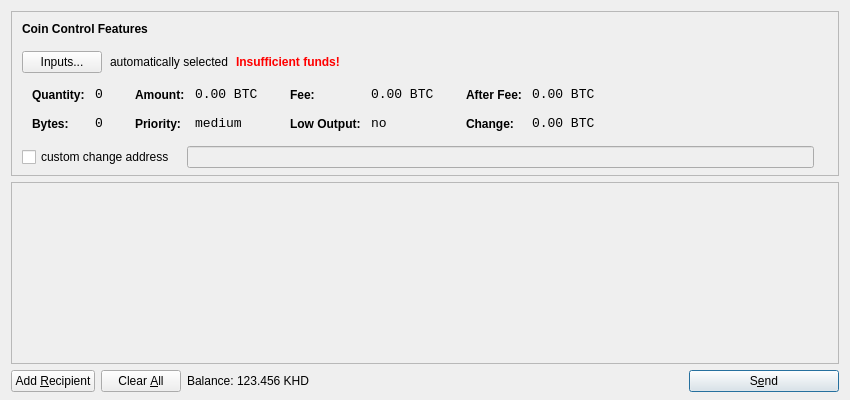
<?xml version="1.0" encoding="UTF-8"?>
<ui version="4.0">
 <class>SendCoinsDialog</class>
 <widget class="QDialog" name="SendCoinsDialog">
  <property name="geometry">
   <rect>
    <x>0</x>
    <y>0</y>
    <width>850</width>
    <height>400</height>
   </rect>
  </property>
  <property name="windowTitle">
   <string>Send Coins</string>
  </property>
  <layout class="QVBoxLayout" name="verticalLayout" stretch="0,1,0">
   <property name="bottomMargin">
    <number>8</number>
   </property>
   <item>
    <widget class="QFrame" name="frameCoinControl">
     <property name="sizePolicy">
      <sizepolicy hsizetype="Expanding" vsizetype="Expanding">
       <horstretch>0</horstretch>
       <verstretch>0</verstretch>
      </sizepolicy>
     </property>
     <property name="maximumSize">
      <size>
       <width>16777215</width>
       <height>16777215</height>
      </size>
     </property>
     <property name="frameShape">
      <enum>QFrame::StyledPanel</enum>
     </property>
     <property name="frameShadow">
      <enum>QFrame::Sunken</enum>
     </property>
     <layout class="QVBoxLayout" name="verticalLayoutCoinControl2">
      <property name="spacing">
       <number>-1</number>
      </property>
      <property name="leftMargin">
       <number>0</number>
      </property>
      <property name="topMargin">
       <number>0</number>
      </property>
      <property name="rightMargin">
       <number>0</number>
      </property>
      <property name="bottomMargin">
       <number>6</number>
      </property>
      <item>
       <layout class="QVBoxLayout" name="verticalLayoutCoinControl" stretch="0,0,0,0,1">
        <property name="spacing">
         <number>0</number>
        </property>
        <property name="leftMargin">
         <number>10</number>
        </property>
        <property name="topMargin">
         <number>10</number>
        </property>
        <item>
         <layout class="QHBoxLayout" name="horizontalLayoutCoinControl1">
          <property name="bottomMargin">
           <number>15</number>
          </property>
          <item>
           <widget class="QLabel" name="labelCoinControlFeatures">
            <property name="sizePolicy">
             <sizepolicy hsizetype="Preferred" vsizetype="Maximum">
              <horstretch>0</horstretch>
              <verstretch>0</verstretch>
             </sizepolicy>
            </property>
            <property name="font">
             <font>
              <weight>75</weight>
              <bold>true</bold>
             </font>
            </property>
            <property name="styleSheet">
             <string notr="true">font-weight:bold;</string>
            </property>
            <property name="text">
             <string>Coin Control Features</string>
            </property>
           </widget>
          </item>
         </layout>
        </item>
        <item>
         <layout class="QHBoxLayout" name="horizontalLayoutCoinControl2" stretch="0,0,0,0">
          <property name="spacing">
           <number>8</number>
          </property>
          <property name="bottomMargin">
           <number>10</number>
          </property>
          <item>
           <widget class="QPushButton" name="pushButtonCoinControl">
            <property name="styleSheet">
             <string notr="true"/>
            </property>
            <property name="text">
             <string>Inputs...</string>
            </property>
           </widget>
          </item>
          <item>
           <widget class="QLabel" name="labelCoinControlAutomaticallySelected">
            <property name="text">
             <string>automatically selected</string>
            </property>
            <property name="margin">
             <number>5</number>
            </property>
           </widget>
          </item>
          <item>
           <widget class="QLabel" name="labelCoinControlInsuffFunds">
            <property name="font">
             <font>
              <weight>75</weight>
              <bold>true</bold>
             </font>
            </property>
            <property name="styleSheet">
             <string notr="true">color:red;font-weight:bold;</string>
            </property>
            <property name="text">
             <string>Insufficient funds!</string>
            </property>
            <property name="margin">
             <number>5</number>
            </property>
           </widget>
          </item>
          <item>
           <spacer name="horizontalSpacerCoinControl">
            <property name="orientation">
             <enum>Qt::Horizontal</enum>
            </property>
            <property name="sizeHint" stdset="0">
             <size>
              <width>40</width>
              <height>1</height>
             </size>
            </property>
           </spacer>
          </item>
         </layout>
        </item>
        <item>
         <widget class="QWidget" name="widgetCoinControl" native="true">
          <property name="sizePolicy">
           <sizepolicy hsizetype="Preferred" vsizetype="Preferred">
            <horstretch>0</horstretch>
            <verstretch>0</verstretch>
           </sizepolicy>
          </property>
          <property name="minimumSize">
           <size>
            <width>0</width>
            <height>0</height>
           </size>
          </property>
          <property name="styleSheet">
           <string notr="true"/>
          </property>
          <layout class="QHBoxLayout" name="horizontalLayoutCoinControl5">
           <property name="margin">
            <number>0</number>
           </property>
           <item>
            <layout class="QHBoxLayout" name="horizontalLayoutCoinControl3" stretch="0,0,0,1">
             <property name="spacing">
              <number>20</number>
             </property>
             <property name="topMargin">
              <number>0</number>
             </property>
             <property name="bottomMargin">
              <number>10</number>
             </property>
             <item>
              <layout class="QFormLayout" name="formLayoutCoinControl1">
               <property name="horizontalSpacing">
                <number>10</number>
               </property>
               <property name="verticalSpacing">
                <number>14</number>
               </property>
               <property name="leftMargin">
                <number>10</number>
               </property>
               <property name="topMargin">
                <number>4</number>
               </property>
               <property name="rightMargin">
                <number>6</number>
               </property>
               <item row="0" column="0">
                <widget class="QLabel" name="labelCoinControlQuantityText">
                 <property name="styleSheet">
                  <string notr="true">font-weight:bold;</string>
                 </property>
                 <property name="text">
                  <string>Quantity:</string>
                 </property>
                 <property name="margin">
                  <number>0</number>
                 </property>
                </widget>
               </item>
               <item row="0" column="1">
                <widget class="QLabel" name="labelCoinControlQuantity">
                 <property name="font">
                  <font>
                   <family>Monospace</family>
                   <pointsize>10</pointsize>
                  </font>
                 </property>
                 <property name="cursor">
                  <cursorShape>IBeamCursor</cursorShape>
                 </property>
                 <property name="contextMenuPolicy">
                  <enum>Qt::ActionsContextMenu</enum>
                 </property>
                 <property name="text">
                  <string notr="true">0</string>
                 </property>
                 <property name="margin">
                  <number>0</number>
                 </property>
                 <property name="textInteractionFlags">
                  <set>Qt::LinksAccessibleByMouse|Qt::TextSelectableByKeyboard|Qt::TextSelectableByMouse</set>
                 </property>
                </widget>
               </item>
               <item row="1" column="0">
                <widget class="QLabel" name="labelCoinControlBytesText">
                 <property name="styleSheet">
                  <string notr="true">font-weight:bold;</string>
                 </property>
                 <property name="text">
                  <string>Bytes:</string>
                 </property>
                </widget>
               </item>
               <item row="1" column="1">
                <widget class="QLabel" name="labelCoinControlBytes">
                 <property name="font">
                  <font>
                   <family>Monospace</family>
                   <pointsize>10</pointsize>
                  </font>
                 </property>
                 <property name="cursor">
                  <cursorShape>IBeamCursor</cursorShape>
                 </property>
                 <property name="contextMenuPolicy">
                  <enum>Qt::ActionsContextMenu</enum>
                 </property>
                 <property name="text">
                  <string notr="true">0</string>
                 </property>
                 <property name="textInteractionFlags">
                  <set>Qt::LinksAccessibleByMouse|Qt::TextSelectableByKeyboard|Qt::TextSelectableByMouse</set>
                 </property>
                </widget>
               </item>
              </layout>
             </item>
             <item>
              <layout class="QFormLayout" name="formLayoutCoinControl2">
               <property name="horizontalSpacing">
                <number>10</number>
               </property>
               <property name="verticalSpacing">
                <number>14</number>
               </property>
               <property name="leftMargin">
                <number>6</number>
               </property>
               <property name="topMargin">
                <number>4</number>
               </property>
               <property name="rightMargin">
                <number>6</number>
               </property>
               <item row="0" column="0">
                <widget class="QLabel" name="labelCoinControlAmountText">
                 <property name="styleSheet">
                  <string notr="true">font-weight:bold;</string>
                 </property>
                 <property name="text">
                  <string>Amount:</string>
                 </property>
                 <property name="margin">
                  <number>0</number>
                 </property>
                </widget>
               </item>
               <item row="0" column="1">
                <widget class="QLabel" name="labelCoinControlAmount">
                 <property name="font">
                  <font>
                   <family>Monospace</family>
                   <pointsize>10</pointsize>
                  </font>
                 </property>
                 <property name="cursor">
                  <cursorShape>IBeamCursor</cursorShape>
                 </property>
                 <property name="contextMenuPolicy">
                  <enum>Qt::ActionsContextMenu</enum>
                 </property>
                 <property name="text">
                  <string notr="true">0.00 BTC</string>
                 </property>
                 <property name="textInteractionFlags">
                  <set>Qt::LinksAccessibleByMouse|Qt::TextSelectableByKeyboard|Qt::TextSelectableByMouse</set>
                 </property>
                </widget>
               </item>
               <item row="1" column="0">
                <widget class="QLabel" name="labelCoinControlPriorityText">
                 <property name="styleSheet">
                  <string notr="true">font-weight:bold;</string>
                 </property>
                 <property name="text">
                  <string>Priority:</string>
                 </property>
                </widget>
               </item>
               <item row="1" column="1">
                <widget class="QLabel" name="labelCoinControlPriority">
                 <property name="font">
                  <font>
                   <family>Monospace</family>
                   <pointsize>10</pointsize>
                  </font>
                 </property>
                 <property name="cursor">
                  <cursorShape>IBeamCursor</cursorShape>
                 </property>
                 <property name="contextMenuPolicy">
                  <enum>Qt::ActionsContextMenu</enum>
                 </property>
                 <property name="text">
                  <string>medium</string>
                 </property>
                 <property name="textInteractionFlags">
                  <set>Qt::LinksAccessibleByMouse|Qt::TextSelectableByKeyboard|Qt::TextSelectableByMouse</set>
                 </property>
                </widget>
               </item>
              </layout>
             </item>
             <item>
              <layout class="QFormLayout" name="formLayoutCoinControl3">
               <property name="horizontalSpacing">
                <number>10</number>
               </property>
               <property name="verticalSpacing">
                <number>14</number>
               </property>
               <property name="leftMargin">
                <number>6</number>
               </property>
               <property name="topMargin">
                <number>4</number>
               </property>
               <property name="rightMargin">
                <number>6</number>
               </property>
               <item row="0" column="0">
                <widget class="QLabel" name="labelCoinControlFeeText">
                 <property name="styleSheet">
                  <string notr="true">font-weight:bold;</string>
                 </property>
                 <property name="text">
                  <string>Fee:</string>
                 </property>
                 <property name="margin">
                  <number>0</number>
                 </property>
                </widget>
               </item>
               <item row="0" column="1">
                <widget class="QLabel" name="labelCoinControlFee">
                 <property name="font">
                  <font>
                   <family>Monospace</family>
                   <pointsize>10</pointsize>
                  </font>
                 </property>
                 <property name="cursor">
                  <cursorShape>IBeamCursor</cursorShape>
                 </property>
                 <property name="contextMenuPolicy">
                  <enum>Qt::ActionsContextMenu</enum>
                 </property>
                 <property name="text">
                  <string notr="true">0.00 BTC</string>
                 </property>
                 <property name="textInteractionFlags">
                  <set>Qt::LinksAccessibleByMouse|Qt::TextSelectableByKeyboard|Qt::TextSelectableByMouse</set>
                 </property>
                </widget>
               </item>
               <item row="1" column="0">
                <widget class="QLabel" name="labelCoinControlLowOutputText">
                 <property name="styleSheet">
                  <string notr="true">font-weight:bold;</string>
                 </property>
                 <property name="text">
                  <string>Low Output:</string>
                 </property>
                </widget>
               </item>
               <item row="1" column="1">
                <widget class="QLabel" name="labelCoinControlLowOutput">
                 <property name="font">
                  <font>
                   <family>Monospace</family>
                   <pointsize>10</pointsize>
                  </font>
                 </property>
                 <property name="cursor">
                  <cursorShape>IBeamCursor</cursorShape>
                 </property>
                 <property name="contextMenuPolicy">
                  <enum>Qt::ActionsContextMenu</enum>
                 </property>
                 <property name="text">
                  <string>no</string>
                 </property>
                 <property name="textInteractionFlags">
                  <set>Qt::LinksAccessibleByMouse|Qt::TextSelectableByKeyboard|Qt::TextSelectableByMouse</set>
                 </property>
                </widget>
               </item>
              </layout>
             </item>
             <item>
              <layout class="QFormLayout" name="formLayoutCoinControl4">
               <property name="horizontalSpacing">
                <number>10</number>
               </property>
               <property name="verticalSpacing">
                <number>14</number>
               </property>
               <property name="leftMargin">
                <number>6</number>
               </property>
               <property name="topMargin">
                <number>4</number>
               </property>
               <property name="rightMargin">
                <number>6</number>
               </property>
               <item row="0" column="0">
                <widget class="QLabel" name="labelCoinControlAfterFeeText">
                 <property name="styleSheet">
                  <string notr="true">font-weight:bold;</string>
                 </property>
                 <property name="text">
                  <string>After Fee:</string>
                 </property>
                 <property name="margin">
                  <number>0</number>
                 </property>
                </widget>
               </item>
               <item row="0" column="1">
                <widget class="QLabel" name="labelCoinControlAfterFee">
                 <property name="font">
                  <font>
                   <family>Monospace</family>
                   <pointsize>10</pointsize>
                  </font>
                 </property>
                 <property name="cursor">
                  <cursorShape>IBeamCursor</cursorShape>
                 </property>
                 <property name="contextMenuPolicy">
                  <enum>Qt::ActionsContextMenu</enum>
                 </property>
                 <property name="text">
                  <string notr="true">0.00 BTC</string>
                 </property>
                 <property name="textInteractionFlags">
                  <set>Qt::LinksAccessibleByMouse|Qt::TextSelectableByKeyboard|Qt::TextSelectableByMouse</set>
                 </property>
                </widget>
               </item>
               <item row="1" column="0">
                <widget class="QLabel" name="labelCoinControlChangeText">
                 <property name="styleSheet">
                  <string notr="true">font-weight:bold;</string>
                 </property>
                 <property name="text">
                  <string>Change:</string>
                 </property>
                </widget>
               </item>
               <item row="1" column="1">
                <widget class="QLabel" name="labelCoinControlChange">
                 <property name="font">
                  <font>
                   <family>Monospace</family>
                   <pointsize>10</pointsize>
                  </font>
                 </property>
                 <property name="cursor">
                  <cursorShape>IBeamCursor</cursorShape>
                 </property>
                 <property name="contextMenuPolicy">
                  <enum>Qt::ActionsContextMenu</enum>
                 </property>
                 <property name="text">
                  <string notr="true">0.00 BTC</string>
                 </property>
                 <property name="textInteractionFlags">
                  <set>Qt::LinksAccessibleByMouse|Qt::TextSelectableByKeyboard|Qt::TextSelectableByMouse</set>
                 </property>
                </widget>
               </item>
              </layout>
             </item>
            </layout>
           </item>
          </layout>
         </widget>
        </item>
        <item>
         <layout class="QHBoxLayout" name="horizontalLayoutCoinControl4" stretch="0,0,0">
          <property name="spacing">
           <number>12</number>
          </property>
          <property name="sizeConstraint">
           <enum>QLayout::SetDefaultConstraint</enum>
          </property>
          <property name="topMargin">
           <number>5</number>
          </property>
          <property name="rightMargin">
           <number>5</number>
          </property>
          <item>
           <widget class="QCheckBox" name="checkBoxCoinControlChange">
            <property name="text">
             <string>custom change address</string>
            </property>
           </widget>
          </item>
          <item>
           <widget class="QLineEdit" name="lineEditCoinControlChange">
            <property name="enabled">
             <bool>false</bool>
            </property>
            <property name="sizePolicy">
             <sizepolicy hsizetype="Expanding" vsizetype="Fixed">
              <horstretch>0</horstretch>
              <verstretch>0</verstretch>
             </sizepolicy>
            </property>
           </widget>
          </item>
          <item>
           <widget class="QLabel" name="labelCoinControlChangeLabel">
            <property name="sizePolicy">
             <sizepolicy hsizetype="Preferred" vsizetype="Expanding">
              <horstretch>0</horstretch>
              <verstretch>0</verstretch>
             </sizepolicy>
            </property>
            <property name="minimumSize">
             <size>
              <width>0</width>
              <height>0</height>
             </size>
            </property>
            <property name="text">
             <string/>
            </property>
            <property name="margin">
             <number>3</number>
            </property>
           </widget>
          </item>
         </layout>
        </item>
        <item>
         <spacer name="verticalSpacerCoinControl">
          <property name="orientation">
           <enum>Qt::Vertical</enum>
          </property>
          <property name="sizeHint" stdset="0">
           <size>
            <width>800</width>
            <height>1</height>
           </size>
          </property>
         </spacer>
        </item>
       </layout>
      </item>
     </layout>
    </widget>
   </item>
   <item>
    <widget class="QScrollArea" name="scrollArea">
     <property name="widgetResizable">
      <bool>true</bool>
     </property>
     <widget class="QWidget" name="scrollAreaWidgetContents">
      <property name="geometry">
       <rect>
        <x>0</x>
        <y>0</y>
        <width>830</width>
        <height>165</height>
       </rect>
      </property>
      <layout class="QVBoxLayout" name="verticalLayout_2">
       <property name="margin">
        <number>0</number>
       </property>
       <item>
        <layout class="QVBoxLayout" name="entries">
         <property name="spacing">
          <number>6</number>
         </property>
        </layout>
       </item>
       <item>
        <spacer name="verticalSpacer">
         <property name="orientation">
          <enum>Qt::Vertical</enum>
         </property>
         <property name="sizeHint" stdset="0">
          <size>
           <width>20</width>
           <height>40</height>
          </size>
         </property>
        </spacer>
       </item>
      </layout>
     </widget>
    </widget>
   </item>
   <item>
    <layout class="QHBoxLayout" name="horizontalLayout">
     <item>
      <widget class="QPushButton" name="addButton">
       <property name="toolTip">
        <string>Send to multiple recipients at once</string>
       </property>
       <property name="text">
        <string>Add &amp;Recipient</string>
       </property>
       <property name="icon">
        <iconset resource="../bitcoin.qrc">
         <normaloff>:/icons/add</normaloff>:/icons/add</iconset>
       </property>
       <property name="autoDefault">
        <bool>false</bool>
       </property>
      </widget>
     </item>
     <item>
      <widget class="QPushButton" name="clearButton">
       <property name="sizePolicy">
        <sizepolicy hsizetype="Minimum" vsizetype="Fixed">
         <horstretch>0</horstretch>
         <verstretch>0</verstretch>
        </sizepolicy>
       </property>
       <property name="toolTip">
        <string>Remove all transaction fields</string>
       </property>
       <property name="text">
        <string>Clear &amp;All</string>
       </property>
       <property name="icon">
        <iconset resource="../bitcoin.qrc">
         <normaloff>:/icons/remove</normaloff>:/icons/remove</iconset>
       </property>
       <property name="autoRepeatDelay">
        <number>300</number>
       </property>
       <property name="autoDefault">
        <bool>false</bool>
       </property>
      </widget>
     </item>
     <item>
      <layout class="QHBoxLayout" name="horizontalLayout_2">
       <property name="spacing">
        <number>3</number>
       </property>
       <item>
        <widget class="QLabel" name="label">
         <property name="text">
          <string>Balance:</string>
         </property>
        </widget>
       </item>
       <item>
        <widget class="QLabel" name="labelBalance">
         <property name="cursor">
          <cursorShape>IBeamCursor</cursorShape>
         </property>
         <property name="text">
          <string>123.456 KHD</string>
         </property>
         <property name="textInteractionFlags">
          <set>Qt::LinksAccessibleByMouse|Qt::TextSelectableByKeyboard|Qt::TextSelectableByMouse</set>
         </property>
        </widget>
       </item>
      </layout>
     </item>
     <item>
      <spacer name="horizontalSpacer">
       <property name="orientation">
        <enum>Qt::Horizontal</enum>
       </property>
       <property name="sizeHint" stdset="0">
        <size>
         <width>40</width>
         <height>20</height>
        </size>
       </property>
      </spacer>
     </item>
     <item>
      <widget class="QPushButton" name="sendButton">
       <property name="minimumSize">
        <size>
         <width>150</width>
         <height>0</height>
        </size>
       </property>
       <property name="toolTip">
        <string>Confirm the send action</string>
       </property>
       <property name="text">
        <string>S&amp;end</string>
       </property>
       <property name="icon">
        <iconset resource="../bitcoin.qrc">
         <normaloff>:/icons/send</normaloff>:/icons/send</iconset>
       </property>
       <property name="default">
        <bool>true</bool>
       </property>
      </widget>
     </item>
    </layout>
   </item>
  </layout>
 </widget>
 <resources>
  <include location="../bitcoin.qrc"/>
 </resources>
 <connections/>
</ui>
